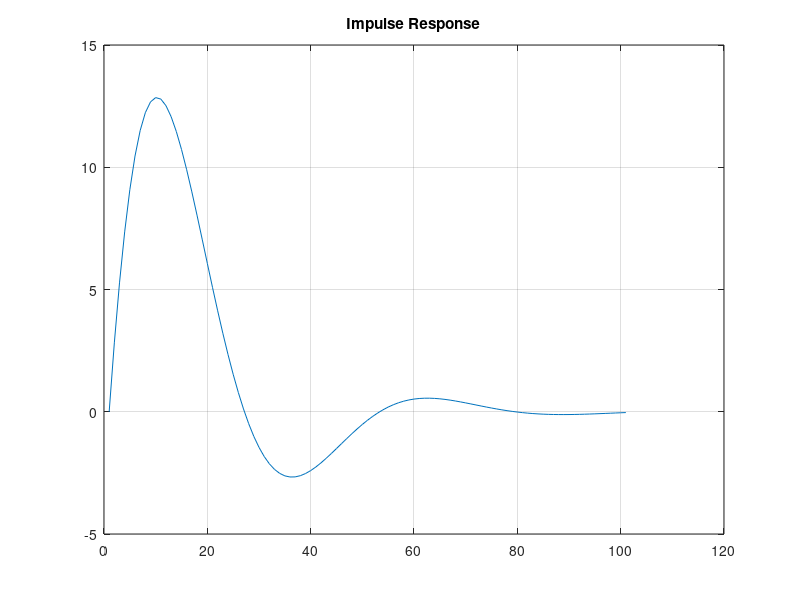
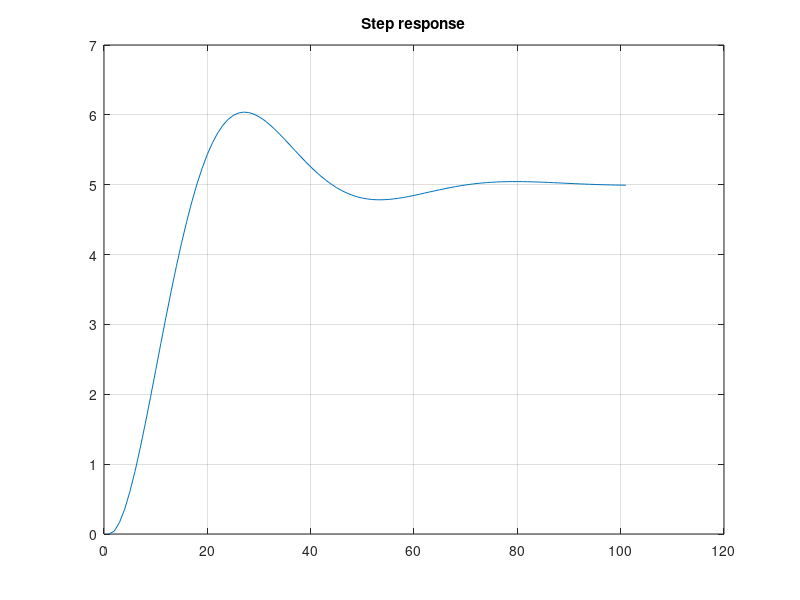

The MATLAB source for these figures, in order:
clc
clear all
close all
num=100;
denum=[1,4,20];
sys=tf(num,denum);  %when impulse input is passed from a system change in output is called impulse response.
im=impulse(sys);    %when step input is passed from a system change in output is called step response.
st=step(sys);
plot(im);
title('Impulse Response');
grid on
figure 
plot(st);
title('Step response');
grid on
